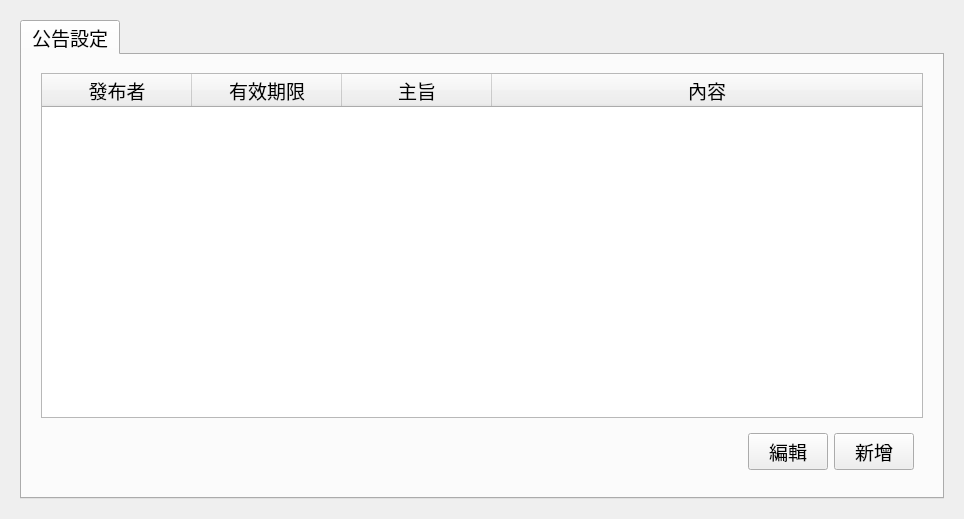
<?xml version="1.0" encoding="UTF-8"?>
<ui version="4.0">
 <class>LayerSysSetting</class>
 <widget class="QWidget" name="LayerSysSetting">
  <property name="geometry">
   <rect>
    <x>0</x>
    <y>0</y>
    <width>964</width>
    <height>519</height>
   </rect>
  </property>
  <property name="windowTitle">
   <string>Form</string>
  </property>
  <layout class="QGridLayout" name="gridLayout">
   <property name="leftMargin">
    <number>0</number>
   </property>
   <property name="topMargin">
    <number>0</number>
   </property>
   <property name="rightMargin">
    <number>0</number>
   </property>
   <property name="bottomMargin">
    <number>0</number>
   </property>
   <property name="spacing">
    <number>0</number>
   </property>
   <item row="0" column="0">
    <widget class="QWidget" name="wBg" native="true">
     <layout class="QHBoxLayout" name="horizontalLayout_3">
      <property name="leftMargin">
       <number>20</number>
      </property>
      <property name="topMargin">
       <number>20</number>
      </property>
      <property name="rightMargin">
       <number>20</number>
      </property>
      <property name="bottomMargin">
       <number>20</number>
      </property>
      <item>
       <widget class="QTabWidget" name="tabWidget">
        <property name="font">
         <font>
          <pointsize>14</pointsize>
         </font>
        </property>
        <property name="currentIndex">
         <number>0</number>
        </property>
        <widget class="QWidget" name="tab">
         <attribute name="title">
          <string>公告設定</string>
         </attribute>
         <layout class="QGridLayout" name="gridLayout_2">
          <item row="0" column="0">
           <widget class="QWidget" name="widget_3" native="true">
            <property name="minimumSize">
             <size>
              <width>900</width>
              <height>0</height>
             </size>
            </property>
            <property name="maximumSize">
             <size>
              <width>240</width>
              <height>16777215</height>
             </size>
            </property>
            <property name="font">
             <font>
              <pointsize>14</pointsize>
             </font>
            </property>
            <layout class="QGridLayout" name="gridLayout_4">
             <item row="0" column="0">
              <widget class="QTableWidget" name="tbBulletin">
               <property name="editTriggers">
                <set>QAbstractItemView::NoEditTriggers</set>
               </property>
               <property name="selectionBehavior">
                <enum>QAbstractItemView::SelectRows</enum>
               </property>
               <attribute name="horizontalHeaderDefaultSectionSize">
                <number>150</number>
               </attribute>
               <attribute name="horizontalHeaderStretchLastSection">
                <bool>true</bool>
               </attribute>
               <attribute name="verticalHeaderVisible">
                <bool>false</bool>
               </attribute>
               <column>
                <property name="text">
                 <string>發布者</string>
                </property>
               </column>
               <column>
                <property name="text">
                 <string>有效期限</string>
                </property>
               </column>
               <column>
                <property name="text">
                 <string>主旨</string>
                </property>
               </column>
               <column>
                <property name="text">
                 <string>內容</string>
                </property>
               </column>
              </widget>
             </item>
             <item row="1" column="0">
              <widget class="QWidget" name="widget_4" native="true">
               <layout class="QHBoxLayout" name="horizontalLayout_2">
                <item>
                 <spacer name="horizontalSpacer_2">
                  <property name="orientation">
                   <enum>Qt::Horizontal</enum>
                  </property>
                  <property name="sizeHint" stdset="0">
                   <size>
                    <width>40</width>
                    <height>20</height>
                   </size>
                  </property>
                 </spacer>
                </item>
                <item>
                 <widget class="QPushButton" name="btnBulletinEdit">
                  <property name="font">
                   <font>
                    <pointsize>14</pointsize>
                   </font>
                  </property>
                  <property name="text">
                   <string>編輯</string>
                  </property>
                 </widget>
                </item>
                <item>
                 <widget class="QPushButton" name="btnBulletinAdd">
                  <property name="text">
                   <string>新增</string>
                  </property>
                 </widget>
                </item>
               </layout>
              </widget>
             </item>
            </layout>
           </widget>
          </item>
         </layout>
        </widget>
       </widget>
      </item>
     </layout>
    </widget>
   </item>
  </layout>
 </widget>
 <resources/>
 <connections/>
</ui>
